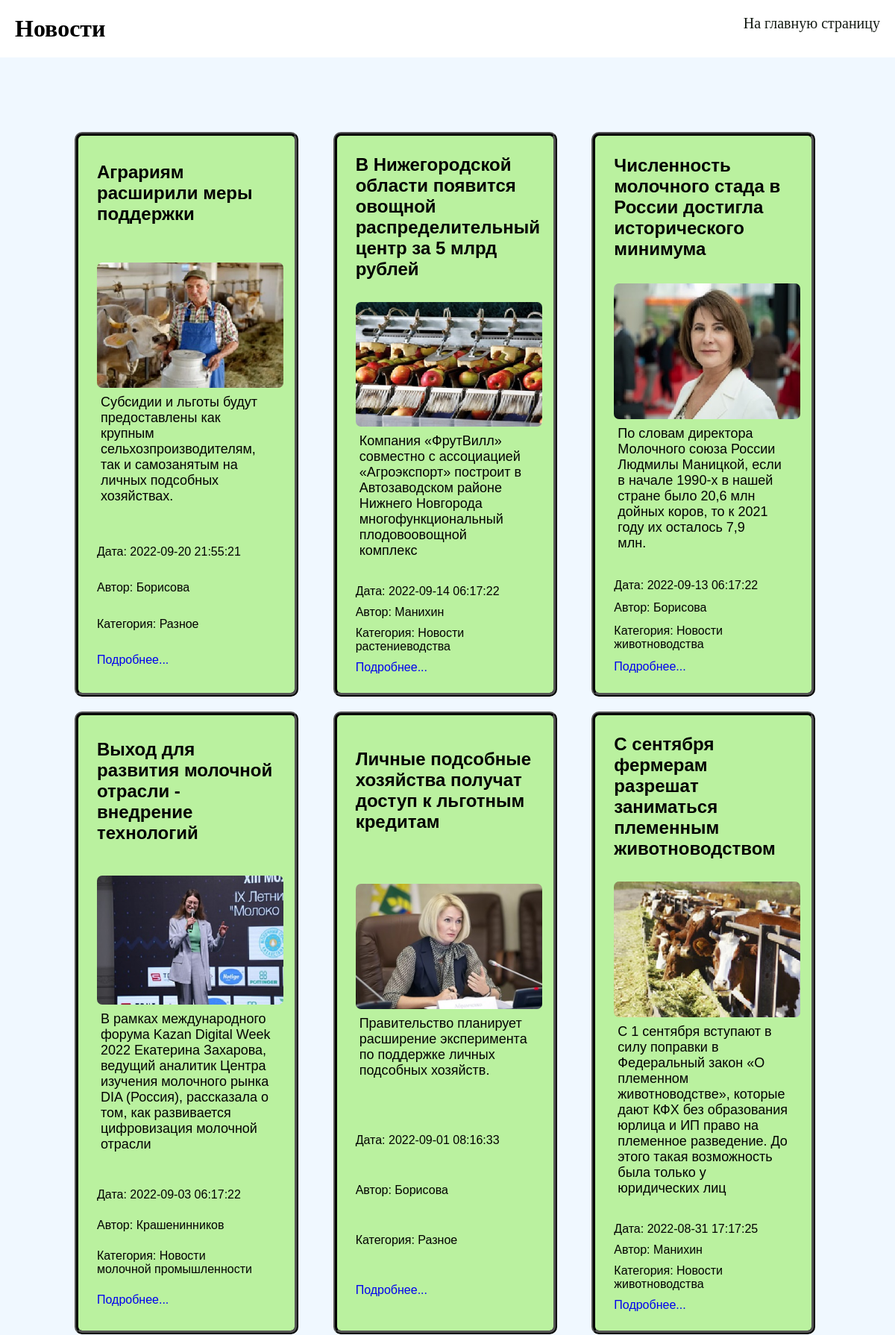
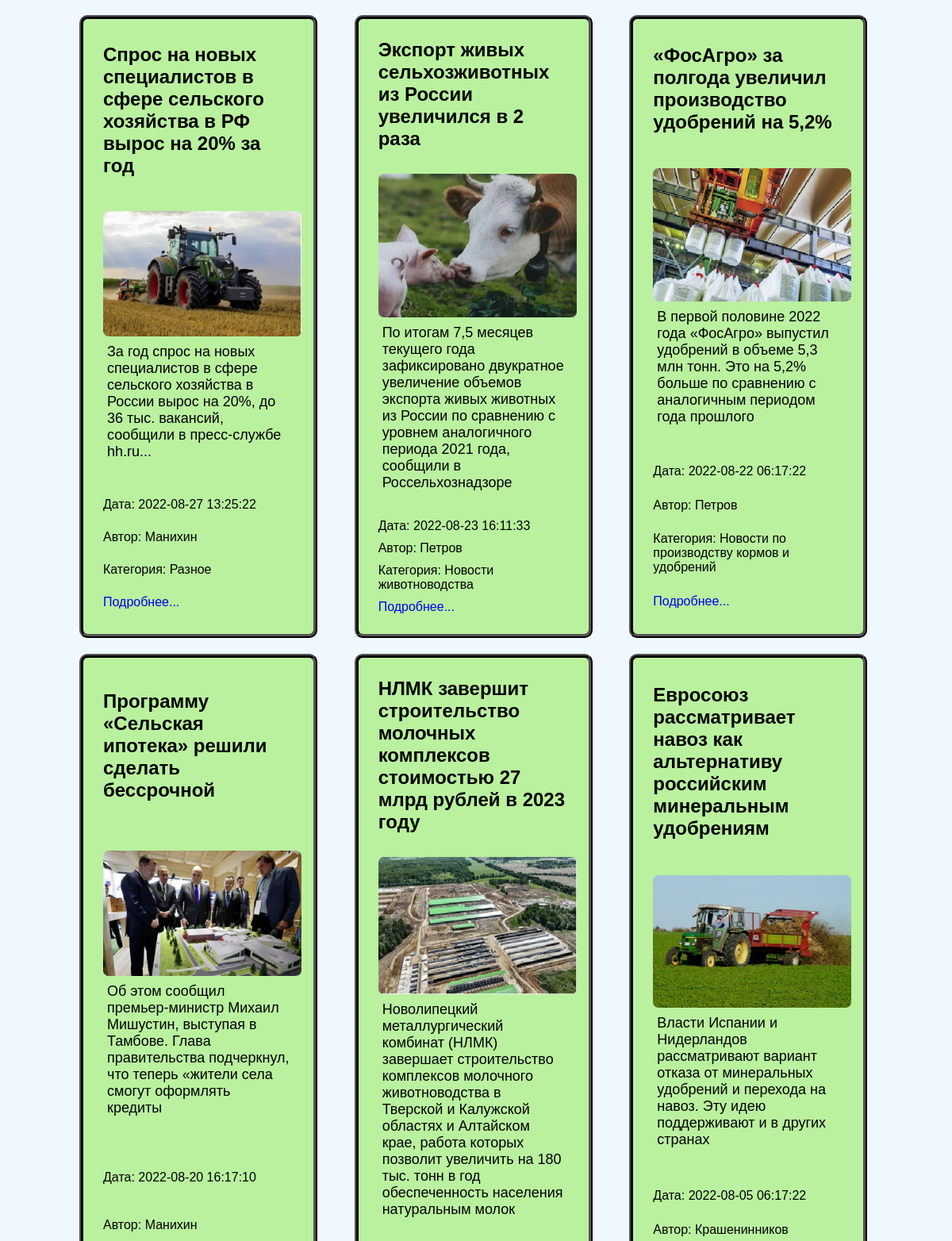
Page /news.php (upper part) on the committed database (2 pictures, top to bottom).
### tables this page shows
CREATE TABLE `news` (
  `id` int(11) NOT NULL,
  `category` varchar(255) NOT NULL,
  `title` varchar(255) NOT NULL,
  `short_text` varchar(255) NOT NULL,
  `full_text` text NOT NULL,
  `news_image` varchar(255) NOT NULL,
  `add_date` timestamp NOT NULL DEFAULT current_timestamp(),
  `author_id` int(11) NOT NULL
);

CREATE TABLE IF NOT EXISTS `authors` (
  `id` int(11) NOT NULL,
  `first_name` varchar(255) NOT NULL,
  `last_name` varchar(255) NOT NULL,
  `avatar` varchar(255) NOT NULL
);

### news.php (the view, shortened to what this page needs)
<?php
$pdo = require 'db_connect.php';
$query = "SELECT news.id, category, title, short_text, news_image, add_date, last_name
FROM news, authors
WHERE author_id = authors.id
ORDER BY add_date DESC;";
$result =$pdo->query($query);
?>
<!doctype html>
<html lang="en">
<head>
    <link rel="stylesheet" href="./Style/style_news.css">
</head>
<body>
<div class="top">
<h1>Новости</h1>
<a href="user.php">На главную страницу</a>
</div>
    <div class="news">
        <?php
        while ($news_item= $result->fetch()){
            echo <<<_HTML_
<div class="news_item">
<h2>$news_item[title]</h2>
<div class="news_preview">
<img class="news_images" src="$news_item[news_image]" alt="$news_item[title]">
<p><span> $news_item[short_text]</span></p>
</div>
<span>Дата: $news_item[add_date]</span>
<span>Автор: $news_item[last_name]</span>
<span>Категория: $news_item[category]</span>
<a href="news_detail.php?id=$news_item[id]">Подробнее...</a>
</div>
_HTML_;
        }
   ?>
    </div>
</head><
</body>
</html>

### Style/style_news.css (style rules this page uses)
* { text-decoration-line: none; }
*, *:before, *:after { box-sizing: border-box; padding: 0; margin: 0; border: 0; }
.top { display: flex; justify-content: space-between; margin: 20px; }
.top a { font-size: 20px; color: #131a13; }
.news { font-family: 'Ubuntu Condensed', sans-serif; max-width: 1300px; background: aliceblue; margin: 0 auto; padding: 80px; display: grid; grid-template-columns: auto auto auto; }
.news_item { width: 300px; margin: 20px 20px 0; background: #baf19f; padding: 25px; border: black ridge 5px; border-radius: 10px; display: flex; flex-direction: column; justify-content: space-around; gap: 10px; }
.news_item img { width: 250px; border-radius: 7px; }
.news_item span { margin-right: 20px; }
.news_preview { padding: 20px 0; }
.news_preview p { font-size: 18px; margin: 5px; }

### rows in the picture
news: title "Аграриям расширили меры поддержки", news_image (picture), short_text "Субсидии и льготы будут предоставлены как крупным сельхозпроизводителям, так и самозанятым на личных подсобных хозяйствах.", add_date "2022-09-20 21:55:21", author.last_name "Борисова", category "Разное"
news: title "В Нижегородской области появится овощной распределительный центр за 5 млрд рублей", news_image (picture), short_text "Компания «ФрутВилл» совместно с ассоциацией «Агроэкспорт» построит в Автозаводском районе Нижнего Новгорода многофункциональный плодовоовощной комплекс", add_date "2022-09-14 06:17:22", author.last_name "Манихин", category "Новости растениеводства"
news: title "Численность молочного стада в России достигла исторического минимума", news_image (picture), short_text "По словам директора Молочного союза России Людмилы Маницкой, если в начале 1990-х в нашей стране было 20,6 млн дойных коров, то к 2021 году их осталось 7,9 млн.", add_date "2022-09-13 06:17:22", author.last_name "Борисова", category "Новости животноводства"
news: title "Выход для развития молочной отрасли - внедрение технологий", news_image (picture), short_text "В рамках международного форума Kazan Digital Week 2022 Екатерина Захарова, ведущий аналитик Центра изучения молочного рынка DIA (Россия), рассказала о том, как развивается цифровизация молочной отрасли", add_date "2022-09-03 06:17:22", author.last_name "Крашенинников", category "Новости молочной промышленности"
news: title "Личные подсобные хозяйства получат доступ к льготным кредитам", news_image (picture), short_text "Правительство планирует расширение эксперимента по поддержке личных подсобных хозяйств.", add_date "2022-09-01 08:16:33", author.last_name "Борисова", category "Разное"
news: title "С сентября фермерам разрешат заниматься племенным животноводством", news_image (picture), short_text "С 1 сентября вступают в силу поправки в Федеральный закон «О племенном животноводстве», которые дают КФХ без образования юрлица и ИП право на племенное разведение. До этого такая возможность была только у юридических лиц", add_date "2022-08-31 17:17:25", author.last_name "Манихин", category "Новости животноводства"
news: title "Спрос на новых специалистов в сфере сельского хозяйства в РФ вырос на 20% за год", news_image (picture), short_text "За год спрос на новых специалистов в сфере сельского хозяйства в России вырос на 20%, до 36 тыс. вакансий, сообщили в пресс-службе hh.ru...", add_date "2022-08-27 13:25:22", author.last_name "Манихин", category "Разное"
news: title "Экспорт живых сельхозживотных из России увеличился в 2 раза", news_image (picture), short_text "По итогам 7,5 месяцев текущего года зафиксировано двукратное увеличение объемов экспорта живых животных из России по сравнению с уровнем аналогичного периода 2021 года, сообщили в Россельхознадзоре", add_date "2022-08-23 16:11:33", author.last_name "Петров", category "Новости животноводства"
news: title "«ФосАгро» за полгода увеличил производство удобрений на 5,2%", news_image (picture), short_text "В первой половине 2022 года «ФосАгро» выпустил удобрений в объеме 5,3 млн тонн. Это на 5,2% больше по сравнению с аналогичным периодом года прошлого", add_date "2022-08-22 06:17:22", author.last_name "Петров", category "Новости по производству кормов и удобрений"
news: title "Программу «Сельская ипотека» решили сделать бессрочной", news_image (picture), short_text "Об этом сообщил премьер-министр Михаил Мишустин, выступая в Тамбове. Глава правительства подчеркнул, что теперь «жители села смогут оформлять кредиты", add_date "2022-08-20 16:17:10", author.last_name "Манихин"
news: title "НЛМК завершит строительство молочных комплексов стоимостью 27 млрд рублей в 2023 году", news_image (picture), short_text "Новолипецкий металлургический комбинат (НЛМК) завершает строительство комплексов молочного животноводства в Тверской и Калужской областях и Алтайском крае, работа которых позволит увеличить на 180 тыс. тонн в год обеспеченность населения натуральным молок"
news: title "Евросоюз рассматривает навоз как альтернативу российским минеральным удобрениям", news_image (picture), short_text "Власти Испании и Нидерландов рассматривают вариант отказа от минеральных удобрений и перехода на навоз. Эту идею поддерживают и в других странах", add_date "2022-08-05 06:17:22", author.last_name "Крашенинников"
